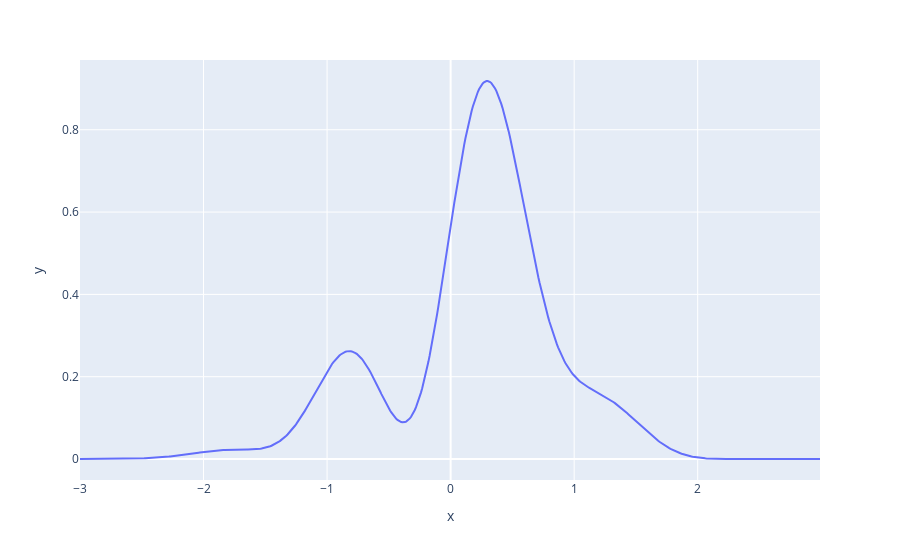

The notebook cell saved with this chart:
### Code cell
# we have a distribution
import plotly.express as px
from scipy.integrate import quad

def target_distribution(x):
    # the numerator that we care about
    density = np.exp(-x**2) * (2 + np.sin(x*5) + np.sin(x*2))
    # return density
    # if we want to have a normalized
    return density / 3.544829393038085


x = np.arange(-3,3, 0.01)
y = target_distribution(x)

px.line(x = x, y = y)

### Figure 1 — Plotly figure (JSON) as saved in the notebook; plotly's stock layout.template omitted (floating-point values rounded to 4 significant figures; data arrays with more than 128 entries replaced by an {"elided": "..."} marker saying what was removed)
{"data": [{"hovertemplate": "x=%{x}<br>y=%{y}<extra></extra>", "legendgroup": "", "line": {"color": "#636efa", "dash": "solid"}, "marker": {"symbol": "circle"}, "mode": "lines", "name": "", "orientation": "v", "showlegend": false, "type": "scatter", "x": {"elided": "600 float values"}, "xaxis": "x", "y": {"elided": "600 float values"}, "yaxis": "y"}], "layout": {"legend": {"tracegroupgap": 0}, "margin": {"t": 60}, "xaxis": {"anchor": "y", "domain": [0, 1], "title": {"text": "x"}}, "yaxis": {"anchor": "x", "domain": [0, 1], "title": {"text": "y"}}}}
